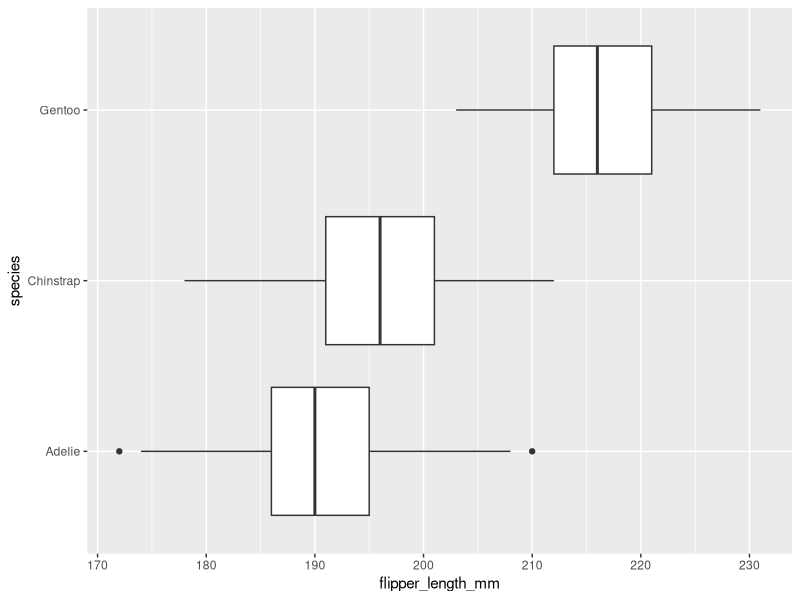
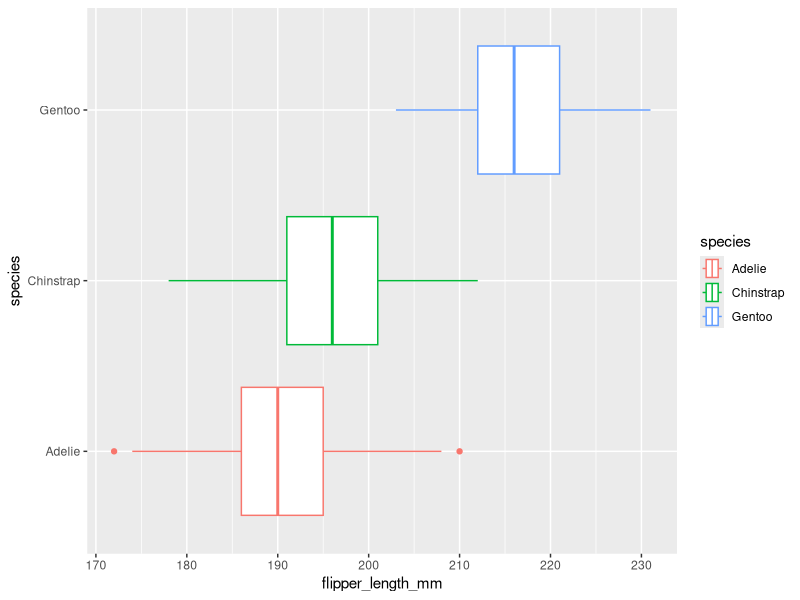
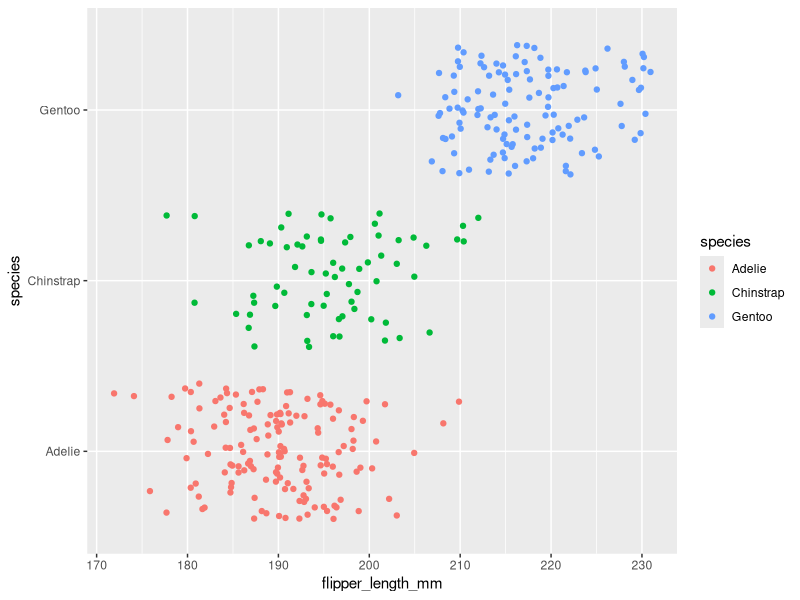

Write R code to recreate these figures, in order.
## ---- chunk 1
knitr::opts_chunk$set(error = TRUE)
## ---- chunk 2
library(palmerpenguins)
penguins
## ---- chunk 3
library(ggplot2)
## ---- chunk 4
ggplot(data = penguins, mapping = aes(x = flipper_length_mm, y = species)) +
  geom_boxplot()
## ---- chunk 5
ggplot(data = penguins, mapping = aes(x = flipper_length_mm, y = species, colour = species)) +
  geom_boxplot()
## ---- chunk 6
ggplot(data = penguins, mapping = aes(x = flipper_length_mm, y = species, colour = species)) +
  geom_jitter()
## ---- chunk 7

## ---- chunk 8

## ---- chunk 9

## ---- chunk 10

## ---- chunk 11

## ---- chunk 12

## ---- chunk 13

## ---- chunk 14

